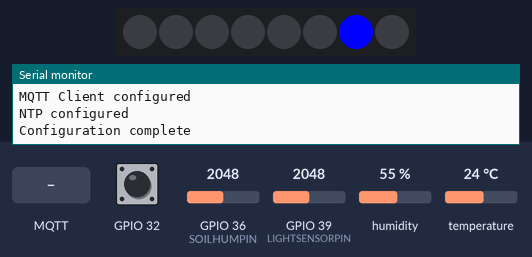
Simulated run of this sketch. Board: ESP32. On the bench: 8 RGB LEDs in strip order, left to right, the last lines printed to the serial monitor. The test bench sets the inputs (shaded band); at power-on: GPIO 32 HIGH, GPIO 36 (SOILHUMPIN) = 2048, GPIO 39 (LIGHTSENSORPIN) = 2048, humidity 55 %, temperature 24 °C. Dim RGB values are drawn brighter than linear; WiFi joins after 1.5 s; servers stay silent unless stated; the local clock reads 2024-03-15 10:24:30 at power-on unless the sketch sets it; no MQTT or app messages arrive unless stated.

Above: at 7.2 s.
8.6 s: GPIO 32 pulled LOW for 1 s
At 9.04 s:
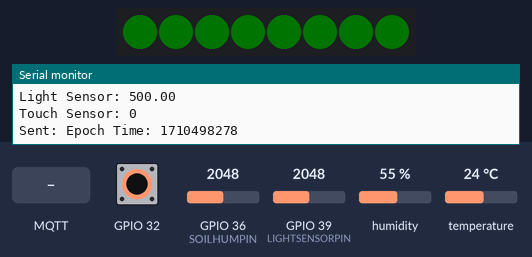
At 10.7 s:
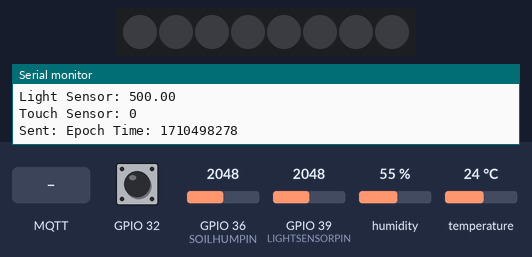
11.4 s: MQTT message "1" arrives on the first subscribed topic
12.9 s: MQTT message "on" arrives on the first subscribed topic
14.4 s: MQTT message "off" arrives on the first subscribed topic
Timing chart, 0 to 16.9 s (numbered marks = the images above; inputs shaded):
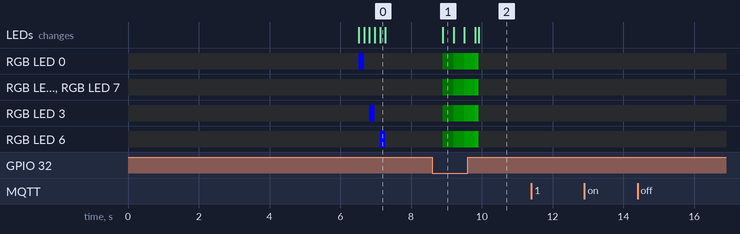

The sketch:

eko_plant.ino
```cpp
#include <Adafruit_Sensor.h>
#include <FastLED.h>
#include <DHT.h>
#include <WiFi.h>
#include <PubSubClient.h>
#include "secrets.h"

// MQTT Device ID definitions
#define DEVICE "eko"          // Device Name DataPlantEKO
#define ROOT "iotplant"       // MQTT Topic root

// Pin definitions
#define DHTPIN 26             // Digital pin connected to the DHT sensor
#define NUM_LEDS 8            // Number of LEDs in the strip
#define NEOPIN 25             // PWM Pin for the Neopixel ring
#define BRIGHTNESS  100       // Brightness of the LED strip
#define LIGHTSENSORPIN 39     // Ambient light sensor pin
#define SOILHUMPIN 36         // Soil humidity sensor pin

// Sensors definitions
#define DHTTYPE DHT11          // DHT 11 type of sensor in use (11, 21, 22)

// Client declarations
WiFiClient espClient;
PubSubClient client(espClient);
long lastMsg = 0;
char msg[100];
int value = 0;

// Hardware declarations
DHT dht(DHTPIN, DHTTYPE);
CRGB leds[NUM_LEDS];

// MQTT Topics definitions
String topic_root =  String(ROOT) + "/" + String(DEVICE);
// Data topic
String publish_data_str = topic_root + "/data";
const char* publish_data = publish_data_str.c_str();
// Configurations topic
String subs_config_str = topic_root + "/config";
const char* subs_config = subs_config_str.c_str();
// Neopixel status topic
String subs_neopixels_str = topic_root + "/neopixels";
const char* subs_neopixels = subs_neopixels_str.c_str();
// Reset alert topic
String publish_reset_string = topic_root + "/reset";
const char* publish_reset = publish_reset_string.c_str();

// NTP
const char* ntpServer = "pool.ntp.org";
unsigned long epochTime;

// Plant configuration variables
bool enableMQTT = true;           // Sets the MQTT Client to ON by default
int sample_time = 500;            // Sample time in milliseconds
float minTempDHT = 0;             // Minimum temperature to be considered as a healthy plant (celsius)
float maxTempDHT = 50;            // Maximum temperature to be considered as a healthy plant (celsius)
float minHumDHT  = 0;             // Minimum humidity to be considered as a healthy plant (percentage)
float maxHumDHT  = 100;           // Maximum humidity to be considered as a healthy plant (percentage)
float minLight = 0;               // Minimum light to be considered as a healthy plant (percentage)
float maxLight = 100;             // Maximum light to be considered as a healthy plant (percentage)
float minSoilHum = 0;             // Minimum soil humidity to be considered as a healthy plant (percentage)
float maxSoilHum = 100;           // Maximum soil humidity to be considered as a healthy plant (percentage)
float minSoilTemp = 0;            // Minimum soil temperature to be considered as a healthy plant (celsius)
float maxSoilTemp = 50;           // Maximum soil temperature to be considered as a healthy plant (celsius)


unsigned long getTime() {
  time_t now;
  struct tm timeinfo;
  if (!getLocalTime(&timeinfo)) {
    //Serial.println("Failed to obtain time");
    return(0);
  }
  time(&now);
  return now;
}

void setup_wifi() {
  delay(10);
  // We start by connecting to a WiFi network
  Serial.println();
  Serial.print("Connecting to ");
  Serial.println(SSID);

  WiFi.begin(SSID, PASSWORD);

  while (WiFi.status() != WL_CONNECTED) {
    delay(500);
    Serial.print(".");
  }

  Serial.println("");
  Serial.println("WiFi connected");
  Serial.println("IP address: ");
  Serial.println(WiFi.localIP());
}

void callback(char* topic, byte* payload, unsigned int length) {
  Serial.print("Message arrived [");
  Serial.print(topic);
  Serial.print("] ");
  for (int i = 0; i < length; i++) {
    Serial.print((char)payload[i]);
  }
  Serial.println();

  if (String(topic) == String(subs_neopixels)) {
    // Switch on the LED if an 1 was received as first character
    if ((char)payload[0] == '1') {
//      fill_solid( leds, NUM_LEDS, CRGB::Black);
//      delay(50);
//      FastLED.show();
//      delay(50);
      // but actually the LED is on; this is because
      // it is active low on the ESP-01)
    } else {

//      fill_solid( leds, NUM_LEDS, CRGB::Blue);
//      delay(50);
//      FastLED.show();
//      delay(50);
    }
  }
}

void neo_wait() {
  // Flash LEDs in a circle with dimming brightness
  for (int i = 0; i < NUM_LEDS; i++) {
    leds[i] = CRGB::Blue;
    FastLED.show();
    delay(50);
    leds[i] = CRGB::Black;
    FastLED.show();
    delay(50);
  }
}

void neo_ok() {
  // pulsate the LEDs
  fill_solid( leds, NUM_LEDS, CRGB::Green);
  for (int i = 0; i < 100; i++) {
    FastLED.setBrightness(i);
    FastLED.show();
    delay(10);
  }
  fill_solid( leds, NUM_LEDS, CRGB::Black);
  FastLED.show();
  for (int i = 100; i > 0; i--) {
    FastLED.setBrightness(i);
    FastLED.show();
    delay(10);
  }
  fill_solid( leds, NUM_LEDS, CRGB::Black);
  FastLED.show();
}

void reconnect() {
  // Loop until we're reconnected
  while (!client.connected()) {
    Serial.print("Attempting MQTT connection...");
    // Attempt to connect
    if (client.connect("ESP32Client")) {
      Serial.println("connected");
      // Subscribe
      client.subscribe(subs_neopixels);
     client.subscribe(subs_config);
    } else {
      Serial.print("failed, rc=");
      Serial.print(client.state());
      Serial.println(" try again in 5 seconds");
      // Wait 5 seconds before retrying
      delay(5000);
    }
  }
}

void setup() {
  Serial.begin(115200);
  Serial.println("Configuring the device...");

  dht.begin();
  Serial.println("DHT11 Sensor configured on pin " + String(DHTPIN));

  FastLED.addLeds<NEOPIXEL, NEOPIN>(leds, NUM_LEDS);
  Serial.println("Neopixels configured on pin " + String(NEOPIN));

  setup_wifi();
  Serial.println("WiFi configured");

  if (enableMQTT) {
    client.setServer(MQTT_SERVER, 1883);
    client.setCallback(callback);
    Serial.println("MQTT Client configured");
  }

  configTime(-3, 0, ntpServer);
  Serial.println("NTP configured");

  Serial.println("Configuration complete");
   delay(5000);
  neo_wait();
}

void loop() {
  if (!client.connected()) {
    reconnect();
  }
  client.loop();

  long now = millis();
  if (now - lastMsg > sample_time) {
    lastMsg = now;

    // Read DHT temperature
    float dht_temp = dht.readTemperature();
    if (isnan(dht_temp)) {
      Serial.println("Failed to read from DHT sensor!");
    }

    // Read DHT humidity
    float dht_hum = dht.readHumidity();
    if (isnan(dht_hum)) {
      Serial.println("Failed to read from DHT sensor!");
    }

    // Read soil humidity in percentage
    int soil_hum = analogRead(SOILHUMPIN);
    soil_hum = map(soil_hum, 4095, 0, 0, 100);

    // Read light level
    float reading = analogRead(LIGHTSENSORPIN);
    float lux = map(reading, 0, 4095, 0, 1000);


    // Touch Sensor
    bool touch = touchRead(32) < 70;
    if (touch) {
      neo_ok();
    }

    Serial.println("------------------------------------------------------");
    Serial.print("DHT Temp Sensor: ");
    Serial.println(dht_temp);
    Serial.print("DHT Humidity Sensor: ");
    Serial.println(dht_hum);
    Serial.print("Soil Humidity Sensor: ");
    Serial.println(soil_hum);
    Serial.print("Light Sensor: ");
    Serial.println(lux);
    Serial.print("Touch Sensor: ");
    Serial.println(touch);

    Serial.print("Sent: ");

    // Create the payload to send
    sprintf(msg, "{\"dht_temp\":%2f, \"dht_hum\":%2f,\"light\":%2f,\"soil_hum\":%d}", dht_temp, dht_hum, lux, soil_hum);
    client.publish(publish_data, msg);

    epochTime = getTime();
    Serial.print("Epoch Time: ");
    Serial.println(epochTime);
  }
}
```

secrets.h
```cpp
#define SSID ""
#define PASSWORD ""
#define MQTT_SERVER ""
#define MQTT_USER ""
#define MQTT_PASSWORD ""
```

Measured:
- after the input at 8.6 s, RGB LED 0–7: off → RGB(0, 1, 0) after 0.29 s, → RGB(0, 16, 0) 0.31 s later, → RGB(0, 31, 0) 0.31 s later, → RGB(0, 46, 0) 0.31 s later, … (5 changes in this stretch); the LEDs: change after 0.29 s (image 1)
